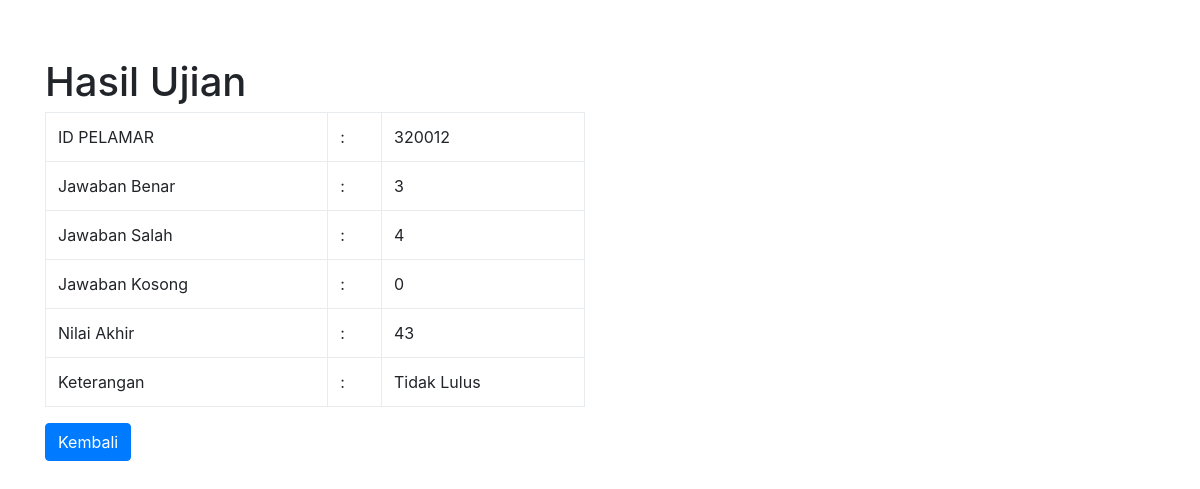
/pelamar/report.php?id_pelamar=320012 (signed in), run on the app's committed database.
### tables this page shows
CREATE TABLE `tbl_nilai` (
  `id_nilai` int NOT NULL,
  `id_pelamar` int NOT NULL,
  `jawaban_benar` int NOT NULL,
  `jawaban_salah` int NOT NULL,
  `jawaban_kosong` int NOT NULL,
  `score` int NOT NULL,
  `jenis_soal` varchar(20) NOT NULL,
  `tgl_ujian` date NOT NULL,
  `keterangan` varchar(255) DEFAULT NULL
);

### pelamar/report.php (the view, shortened to what this page needs)
<?php
include 'koneksi.php';
if (isset($_GET['id_pelamar'])) {
    $id_pelamar = $_GET['id_pelamar'];
    $carihasil = mysqli_query($connect, "SELECT * FROM tbl_nilai WHERE id_pelamar='$id_pelamar'");
    $datahasil = mysqli_fetch_array($carihasil);
    if ($datahasil) {
        ?>
        <!DOCTYPE html>
        <html lang="en">
        <head>
            <link rel="stylesheet" href="../bootstrap4/css/bootstrap.min.css">
        </head>
        <body>
            <div class="container" style="margin-top: 5%;">
                <div class="row">
                    <div class="col-md-6 offset-md-3">
                        <h1>Hasil Ujian</h1>
                        <table class="table table-bordered">
                            <tr>
                                <td>ID PELAMAR</td>
                                <td>:</td>
                                <td><?php echo $datahasil['id_pelamar']; ?></td>
                            </tr>
                            <tr>
                                <td>Jawaban Benar</td>
                                <td>:</td>
                                <td><?php echo $datahasil['jawaban_benar']; ?></td>
                            </tr>
                            <tr>
                                <td>Jawaban Salah</td>
                                <td>:</td>
                                <td><?php echo $datahasil['jawaban_salah']; ?></td>
                            </tr>
                            <tr>
                                <td>Jawaban Kosong</td>
                                <td>:</td>
                                <td><?php echo $datahasil['jawaban_kosong']; ?></td>
                            </tr>
                            <tr>
                                <td>Nilai Akhir</td>
                                <td>:</td>
                                <td><?php echo $datahasil['score']; ?></td>
                            </tr>
                            <tr>
                                <td>Keterangan</td>
                                <td>:</td>
                                <td><?php echo $datahasil['keterangan']; ?></td>
                            </tr>
                        </table>
                        <a href="ujian.php" class="btn btn-primary">Kembali</a>
                    </div>
                </div>
            </div>
        </body>
        </html>
        <?php
    } else {
        echo "ID Pelamar tidak ditemukan.";
    }
} else {
    echo "ID Pelamar tidak disertakan dalam permintaan.";
}
?>

### data on the page
tbl_nilai: id_pelamar "320012", jawaban_benar "3", jawaban_salah "4", jawaban_kosong "0", score "43", keterangan "Tidak Lulus"
